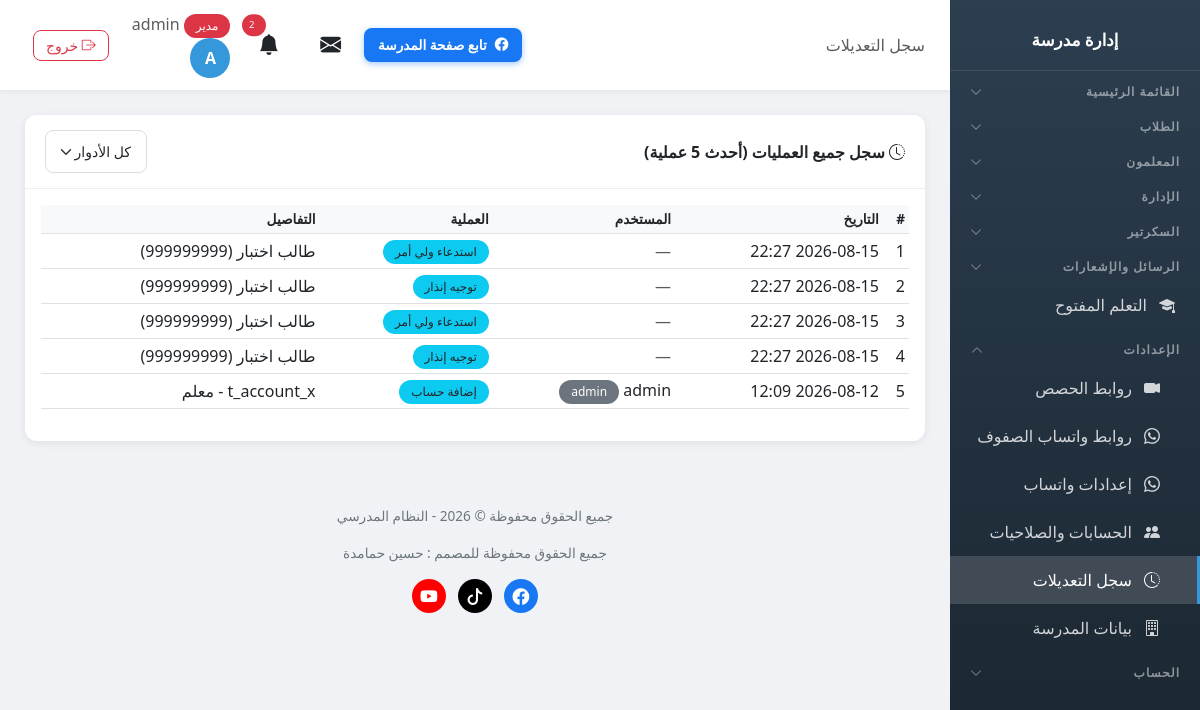
The app's page /audit-log/ (signed in) with its own data.
### school/models.py (models this page shows, shortened)
class Profile(models.Model):
    ROLE_CHOICES = [
        ('admin', 'مدير'),
        ('vice_principal', 'نائب مدير'),
        ('secretary', 'سكرتير'),
        ('teacher', 'معلم'),
        ('student', 'طالب'),
    ]
    user = models.OneToOneField(User, on_delete=models.CASCADE, related_name='profile')
    role = models.CharField('الدور', max_length=20, choices=ROLE_CHOICES, default='student')
    phone = models.CharField('رقم الهاتف', max_length=20, blank=True)

class AuditLog(models.Model):
    user = models.ForeignKey(User, on_delete=models.SET_NULL, null=True, verbose_name='المستخدم')
    user_role = models.CharField('الدور', max_length=20, blank=True)
    action = models.CharField('العملية', max_length=255)
    details = models.TextField('التفاصيل', blank=True)
    created_at = models.DateTimeField('التاريخ', auto_now_add=True)
    class Meta:
        verbose_name = 'سجل تعديل'
        verbose_name_plural = 'سجل التعديلات'
        ordering = ['-created_at']

### school/views.py (the view)
# urls.py: path('audit-log/', views.audit_log_list, name='audit_log_list'),
@login_required
def audit_log_list(request):
    if request.user.profile.role != 'admin':
        messages.error(request, 'ليس لديك صلاحية للوصول إلى هذه الصفحة')
        return redirect('dashboard')
    role = request.GET.get('role', '')
    logs = AuditLog.objects.select_related('user')
    if role:
        logs = logs.filter(user_role=role)
    logs = logs.order_by('-created_at')[:2000]
    return render(request, 'school/audit_log.html', {
        'logs': logs,
        'role': role,
        'roles': ['admin', 'teacher', 'student', 'supervisor'],
    })

### templates/school/audit_log.html (shortened to what this page needs)
{% extends 'school/base.html' %}
{% block page_heading %}سجل التعديلات{% endblock %}
{% block content %}
<div class="card">
    <div class="card-header d-flex justify-content-between align-items-center flex-wrap gap-2">
        <span><i class="bi bi-clock-history"></i> سجل جميع العمليات (أحدث {{ logs.count }} عملية)</span>
        <form method="get" class="d-flex gap-2">
            <select name="role" class="form-select form-select-sm" style="width:auto" onchange="this.form.submit()">
                <option value="">كل الأدوار</option>
            </select>
        </form>
    </div>
    <div class="card-body">
        <div class="table-responsive">
            <table class="table table-hover table-sm">
                <thead>
                    <tr>
                        <th>#</th>
                        <th>التاريخ</th>
                        <th>المستخدم</th>
                        <th>العملية</th>
                        <th>التفاصيل</th>
                    </tr>
                </thead>
                <tbody>
                    {% for log in logs %}
                    <tr>
                        <td>{{ forloop.counter }}</td>
                        <td class="text-nowrap">{{ log.created_at|date:"Y-m-d H:i" }}</td>
                        <td>
                            {% if log.user %}{{ log.user.first_name|default:log.user.username }}
                            <span class="badge bg-secondary">{{ log.user_role }}</span>
                            {% else %}<span class="text-muted">—</span>{% endif %}
                        </td>
                        <td><span class="badge bg-info text-dark">{{ log.action }}</span></td>
                        <td>{{ log.details|default:"-" }}</td>
                    </tr>
                    {% endfor %}
                </tbody>
            </table>
        </div>
    </div>
</div>
{% endblock %}

### templates/school/base.html (shortened to what this page needs)
<!DOCTYPE html>
<html lang="ar" dir="rtl">
<head>
    <link href="https://cdn.jsdelivr.net/npm/bootstrap@5.3.0/dist/css/bootstrap.min.css" rel="stylesheet">
    <link href="https://cdn.jsdelivr.net/npm/bootstrap@5.3.0/dist/css/bootstrap.rtl.min.css" rel="stylesheet">
    <link rel="stylesheet" href="https://cdn.jsdelivr.net/npm/bootstrap-icons@1.11.0/font/bootstrap-icons.css">
    <link href="https://cdn.jsdelivr.net/npm/select2@4.1.0-rc.0/dist/css/select2.min.css" rel="stylesheet" />
    <link href="https://cdn.jsdelivr.net/npm/select2-bootstrap-5-theme@1.3.0/dist/select2-bootstrap-5-theme.rtl.min.css" rel="stylesheet" />
    <link rel="stylesheet" href="https://unpkg.com/leaflet@1.9.4/dist/leaflet.css" />
</head>
<body>
    {% if user.is_authenticated %}
    <div class="sidebar" id="sidebar">
        <div class="brand">
            <h4>إدارة مدرسة {{ school_info.name_ar }}</h4>
        </div>
        {% if user.is_authenticated %}
        <button class="nav-section nav-toggle" type="button" data-target="collapse-main" aria-expanded="false">
            <span>القائمة الرئيسية</span><i class="bi bi-chevron-down"></i>
        </button>
        {% if 'students_view' in user_perms or 'students_add' in user_perms or 'notes_view' in user_perms or 'levels_view' in user_perms or 'discipline_view' in user_perms or 'discipline_add' in user_perms %}
        <button class="nav-section nav-toggle" type="button" data-target="collapse-students" aria-expanded="false">
            <span>الطلاب</span><i class="bi bi-chevron-down"></i>
        </button>
        {% endif %}
        {% if 'teachers_view' in user_perms or 'teachers_add' in user_perms or 'nominations_view' in user_perms or 'guardians_view' in user_perms %}
        <button class="nav-section nav-toggle" type="button" data-target="collapse-teachers" aria-expanded="false">
            <span>المعلمون</span><i class="bi bi-chevron-down"></i>
        </button>
        {% endif %}
        {% if 'classes_view' in user_perms or 'subjects_view' in user_perms or 'announcements_view' in user_perms or 'agenda_view' in user_perms or 'leaves_view' in user_perms or 'lateness_view' in user_perms or 'meetings_view' in user_perms or 'supervisor_visits_view' in user_perms or 'inspection_visits_view' in user_perms or 'visit_program_view' in user_perms or 'absence_view' in user_perms or 'schedule_view' in user_perms or 'certificates_view' in user_perms or 'exams_view' in user_perms or 'survey_view' in user_perms %}
        <button class="nav-section nav-toggle" type="button" data-target="collapse-admin" aria-expanded="false">
            <span>الإدارة</span><i class="bi bi-chevron-down"></i>
        </button>
        {% endif %}
        {% if 'incoming_view' in user_perms or 'outgoing_view' in user_perms or 'no_objection_view' in user_perms %}
        <button class="nav-section nav-toggle" type="button" data-target="collapse-secretary" aria-expanded="false">
            <span>السكرتير</span><i class="bi bi-chevron-down"></i>
        </button>
        {% endif %}
        {% if 'messages_view' in user_perms or 'messages_send' in user_perms %}
        <button class="nav-section nav-toggle" type="button" data-target="collapse-messages" aria-expanded="false">
            <span>الرسائل والإشعارات</span><i class="bi bi-chevron-down"></i>
        </button>
        {% endif %}
        {% if 'open_learning_view' in user_perms %}
        <a href="{% url 'open_learning_list' %}" class="nav-link {% if 'open_learning' in request.resolver_match.url_name %}active{% endif %}">
            <i class="bi bi-mortarboard-fill"></i> التعلم المفتوح
        </a>
        {% endif %}
        {% if 'settings_accounts' in user_perms or 'settings_whatsapp' in user_perms or 'settings_links' in user_perms or user.profile.role == 'admin' %}
        <button class="nav-section nav-toggle" type="button" data-target="collapse-settings" aria-expanded="false">
            <span>الإعدادات</span><i class="bi bi-chevron-down"></i>
        </button>
        <div class="nav-collapse" id="collapse-settings">
        {% endif %}
        {% if 'settings_links' in user_perms or user.profile.role == 'admin' %}
        <a href="{% url 'lesson_link_list' %}" class="nav-link {% if 'lesson_link' in request.resolver_match.url_name %}active{% endif %}">
            <i class="bi bi-camera-video-fill"></i> روابط الحصص
        </a>
        {% endif %}
        {% if 'settings_whatsapp' in user_perms or user.profile.role == 'admin' %}
        <a href="{% url 'whatsapp_groups' %}" class="nav-link {% if 'whatsapp_group' in request.resolver_match.url_name %}active{% endif %}">
            <i class="bi bi-whatsapp"></i> روابط واتساب الصفوف
        </a>
        {% endif %}
        {% if 'settings_whatsapp' in user_perms %}
        <a href="{% url 'whatsapp_settings' %}" class="nav-link {% if 'whatsapp' in request.resolver_match.url_name %}active{% endif %}">
            <i class="bi bi-whatsapp"></i> إعدادات واتساب
        </a>
        {% endif %}
        {% if 'settings_accounts' in user_perms %}
        <a href="{% url 'account_list' %}" class="nav-link {% if 'account' in request.resolver_match.url_name %}active{% endif %}">
            <i class="bi bi-people-fill"></i> الحسابات والصلاحيات
        </a>
        {% endif %}
        {% if user.profile.role == 'admin' %}
        <a href="{% url 'audit_log_list' %}" class="nav-link {% if request.resolver_match.url_name == 'audit_log_list' %}active{% endif %}">
            <i class="bi bi-clock-history"></i> سجل التعديلات
        </a>
        {% endif %}
        {% if user.profile.role == 'admin' %}
        <a href="{% url 'school_info' %}" class="nav-link {% if request.resolver_match.url_name == 'school_info' %}active{% endif %}">
            <i class="bi bi-building"></i> بيانات المدرسة
        </a>
        {% endif %}
        {% if 'settings_accounts' in user_perms or 'settings_whatsapp' in user_perms or 'settings_links' in user_perms or user.profile.role == 'admin' %}
        </div>
        {% endif %}
        <button class="nav-section nav-toggle" type="button" data-target="collapse-account" aria-expanded="false">
            <span>الحساب</span><i class="bi bi-chevron-down"></i>
        </button>
        {% endif %}
    </div>
    <div class="main-content">
        <div class="top-bar">
            <div>
                <span class="d-none d-md-inline text-muted">{% block page_heading %}{% endblock %}</span>
            </div>
            <div style="display:flex; align-items:center; gap:10px;">
                <a href="https://www.facebook.com/ALMANSOUR.SCHOOL.YATTA" target="_blank" rel="noopener" class="btn btn-social-fb d-none d-md-inline-flex align-items-center gap-2">
                    <i class="bi bi-facebook"></i> تابع صفحة المدرسة
                </a>
                <div class="user-info">
                <div class="dropdown d-inline-block mx-2" id="messageBell">
                    <button class="btn btn-link text-reset position-relative p-1" type="button" data-bs-toggle="dropdown" aria-expanded="false" style="font-size: 1.3rem;">
                        <i class="bi bi-envelope-fill"></i>
                    </button>
                </div>
                <div class="dropdown d-inline-block mx-2" id="notificationBell">
                    <button class="btn btn-link text-reset position-relative p-1" type="button" data-bs-toggle="dropdown" aria-expanded="false" style="font-size: 1.3rem;">
                        <i class="bi bi-bell-fill"></i>
                        {% if unread_notifications_count > 0 %}
                        <span class="position-absolute top-0 start-100 translate-middle badge rounded-pill bg-danger" style="font-size: 0.6rem;">
                            {{ unread_notifications_count }}
                        </span>
                        {% endif %}
                    </button>
                </div>
                <a href="{% url 'my_account' %}" class="text-decoration-none text-reset">
                    <span class="text-muted d-none d-sm-inline">
                        <span class="badge bg-{% if user.profile.role == 'admin' %}danger{% elif user.profile.role == 'teacher' %}success{% else %}info{% endif %}">
                            {{ user.profile.get_role_display }}
                        </span>
                        {{ user.first_name|default:user.username }}
                    </span>
                    <div class="avatar">{{ user.first_name|first|default:user.username|first|upper }}</div>
                </a>
                <a href="{% url 'logout' %}" class="btn btn-sm btn-outline-danger ms-2" title="تسجيل الخروج">
                    <i class="bi bi-box-arrow-right"></i> <span class="d-none d-sm-inline">خروج</span>
                </a>
                </div>
                </div>
            </div>
        <div class="page-content">
            {% block content %}{% endblock %}
        </div>
        <div class="footer no-print">
            <p>جميع الحقوق محفوظة &copy; {% now "Y" %} - النظام المدرسي</p>
            <p>جميع الحقوق محفوظة للمصمم : حسين حمامدة</p>
            <p class="footer-social">
                <a href="https://www.facebook.com/hhamamdeh" target="_blank" rel="noopener" class="fb" title="فيسبوك" aria-label="فيسبوك"><i class="bi bi-facebook"></i></a>
                <a href="https://www.tiktok.com/@abuadelhamamdeh" target="_blank" rel="noopener" class="tt" title="تيك توك" aria-label="تيك توك"><i class="bi bi-tiktok"></i></a>
                <a href="https://www.youtube.com/@husseintech" target="_blank" rel="noopener" class="yt" title="يوتيوب" aria-label="يوتيوب"><i class="bi bi-youtube"></i></a>
            </p>
        </div>
    </div>
    {% endif %}
</body>
</html>

### records on screen
AuditLog: created_at "2026-08-15 22:27", action "استدعاء ولي أمر", details "طالب اختبار (999999999)"
AuditLog: created_at "2026-08-15 22:27", action "توجيه إنذار", details "طالب اختبار (999999999)"
AuditLog: created_at "2026-08-15 22:27", action "استدعاء ولي أمر", details "طالب اختبار (999999999)"
AuditLog: created_at "2026-08-15 22:27", action "توجيه إنذار", details "طالب اختبار (999999999)"
AuditLog: created_at "2026-08-12 12:09", user_role "admin", action "إضافة حساب", details "t_account_x - معلم"

### other values on screen
{{ unread_notifications_count }} "2"
{{ user.profile.get_role_display }} "مدير"
{{ user.first_name|default:user.username }} "admin"
{{ user.first_name|first|default:user.username|first|upper }} "A"
{{ logs.count }} "5"
